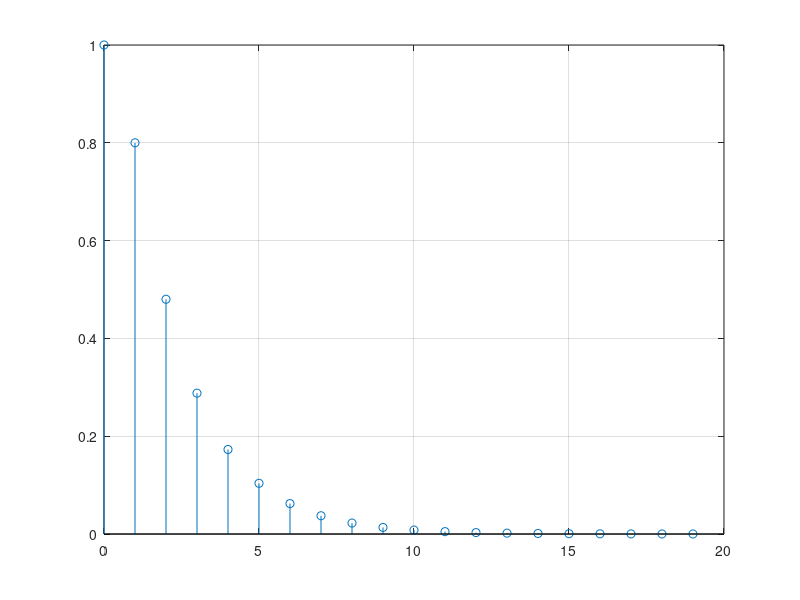

Source code (MATLAB): (Note: this script raises an error after producing the figure.)
#Sist
# parte ii
a = [1 -0.6]
b = [1 0.2]
d = [1 0]

a = [a, zeros(1, 18)];
b = [b, zeros(1, 18)];
d = [d, zeros(1, 18)];

S = filter(b, a, d);

stem(0:19, S);
grid on;

# parte iii
x = (0:9)*0.1; #entrada

# a
y1 = convo(S, x);

# b
##y2 = zeros(1, length(S) + length(x) - 1);
##y2(1) = S(1) * x(1);
##y2(2) = S(1) * x(2) + S(2) * x(1);
##y2(3) = S(1) * x(3) + S(2) * x(2) + S(3) * x(1);
# Primeros 4 Valores
b = x(1:4)';
d1 = [S(1) S(1) S(1) S(1)];
d2 = [S(2) S(2) S(2)];
d3 = [S(3) S(3)];
d4 = [S(4)];

A = diag(d1) + diag(d2, -1) + diag(d3, -2) + diag(d4, -3);
y2 = (A*b)';

# c
L = length(S) + length(x) - 1;
y3 = convocir(S, x, L);

y1
y2
y3

# d
